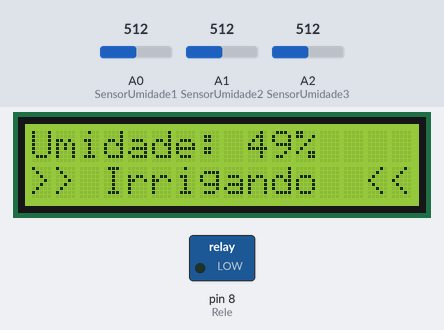
Bench run of a sketch on a simulated Arduino Uno, built with avr-gcc and run on an emulated ATmega328P. Shown: 16×2 character LCD, switched loads named in the sketch (green lamp = pin HIGH). The inputs (shaded band) are chosen by the test bench; at power-on: A0 (SensorUmidade1) = 512, A1 (SensorUmidade2) = 512, A2 (SensorUmidade3) = 512. What the sketch prints to the serial monitor is not drawn.

Above: at 4.8 s.
4.9 s: A0 (SensorUmidade1) set to 488
At 6.3 s:
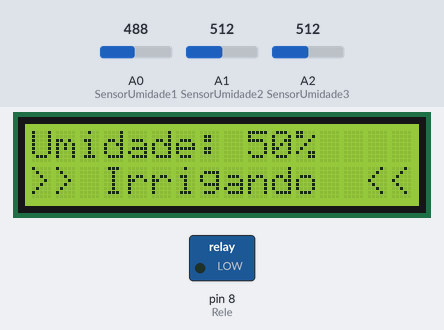
7.6 s: A0 (SensorUmidade1) set to 470
At 8.1 s:
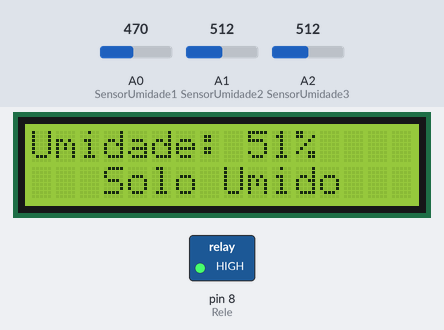
10.3 s: A1 (SensorUmidade2) set to 490
At 12.8 s:
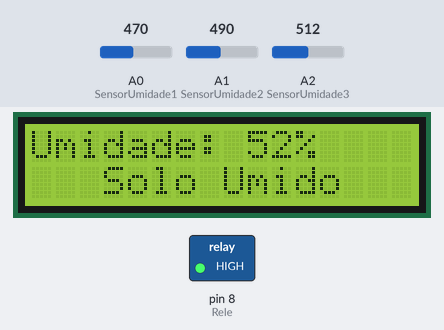
13.2 s: A2 (SensorUmidade3) set to 553
At 14.5 s:
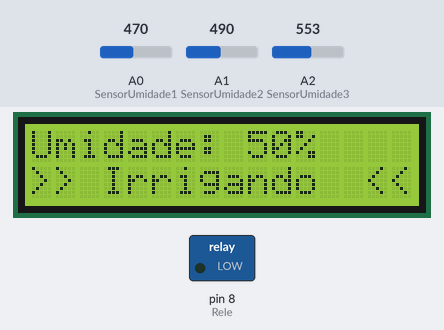
15.9 s: A2 (SensorUmidade3) set to 716
At 18.9 s:
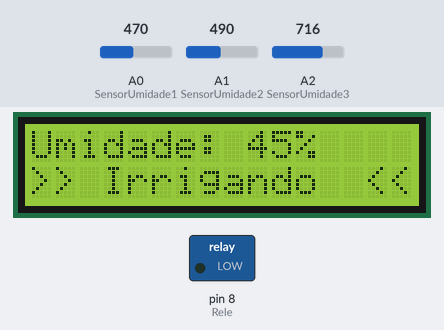
19.2 s: A1 (SensorUmidade2) set to 510
At 20.9 s:
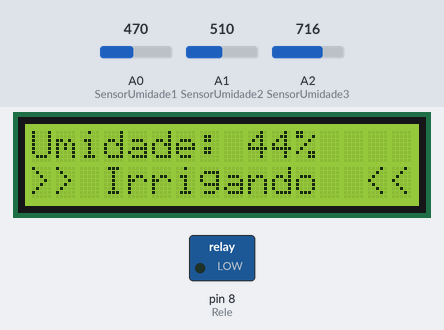
Timing chart, 0 to 22.4 s (numbered marks = the images above; inputs shaded):
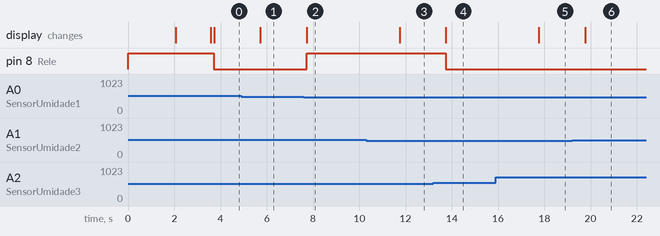

Measured:
- the behaviour switches between 479 and 478 on A0 (SensorUmidade1) (found by bisection; images 1 and 2)
- the behaviour switches between 542 and 543 on A2 (SensorUmidade3) (found by bisection; images 3 and 4)
- after the input at 4.9 s, the display: changes after 0.83 s (image 1)
- after the input at 7.6 s, pin 8 (Rele): LOW → HIGH after 0.13 s; the display: changes after 0.13 s (image 2)
- after the input at 10.3 s, the display: changes after 1.4 s (image 3)
- after the input at 13.2 s, pin 8 (Rele): HIGH → LOW after 0.55 s; the display: changes after 0.55 s (image 4)
- after the input at 15.9 s, the display: changes after 1.9 s (image 5)
- after the input at 19.2 s, the display: changes after 0.57 s (image 6)

The sketch:

code.ino
```cpp
/*
  ============================================
  SISTEMA DE IRRIGAÇÃO AUTOMÁTICA - v2.0
  ============================================

  Projeto para canteiro com 3 sensores de umidade.
  Utiliza média aritmética das leituras para maior precisão.

  FUNÇÕES DO ARDUINO UTILIZADAS:
  - pinMode(pino, modo): Define se o pino é entrada (INPUT) ou saída (OUTPUT)
  - digitalWrite(pino, valor): Escreve HIGH (5V) ou LOW (0V) no pino digital
  - analogRead(pino): Lê valor analógico de 0 a 1023 (0V a 5V)
  - delay(ms): Pausa a execução pelo tempo em milissegundos
  - Serial.begin(baud): Inicializa comunicação serial com velocidade definida
  - Serial.println(): Imprime dados no Monitor Serial com quebra de linha

  FUNÇÕES DA BIBLIOTECA LiquidCrystal.h:
  - LCD.begin(colunas, linhas): Inicializa o LCD com dimensões especificadas
  - LCD.setCursor(coluna, linha): Move o cursor para posição indicada (0-indexed)
  - LCD.print(texto): Escreve texto ou valor na posição atual do cursor
  - LCD.clear(): Limpa toda a tela e move cursor para posição (0,0)
*/

#include <LiquidCrystal.h>

// ============ CONFIGURAÇÃO DOS PINOS ============

// Pinos do LCD (RS, E, D4, D5, D6, D7)
LiquidCrystal LCD(7, 6, 5, 4, 3, 2);

// Pinos dos sensores de umidade (analógicos)
const int SensorUmidade1 = A0;
const int SensorUmidade2 = A1;
const int SensorUmidade3 = A2;

// Pino do módulo relé (digital)
const int Rele = 8;

// ============ CONFIGURAÇÃO DE PARÂMETROS ============

// Limite de umidade: valores ACIMA indicam solo seco
// Sensor: FC-28 / YL-38 / YL-69 - Higrômetro de Solo (resistivo)
// Funciona por condução: duas hastes metálicas detectam umidade
// - Solo úmido: água conduz entre as hastes = valor BAIXO (0-400)
// - Solo seco: sem condução = valor ALTO (600-1023)
// AJUSTE ESTE VALOR conforme calibração do seu sensor
const int UmidadeLimite = 500;

// ============ VARIÁVEIS GLOBAIS ============

int valorSensor1;
int valorSensor2;
int valorSensor3;
int mediaUmidade;

// ============ FUNÇÃO SETUP ============

void setup()
{
  // Inicializa comunicação serial para debug no Monitor Serial
  Serial.begin(9600);

  // Configura o pino do relé como saída
  pinMode(Rele, OUTPUT);

  // Desativa o relé inicialmente (HIGH = relé desligado em módulos com lógica invertida)
  digitalWrite(Rele, HIGH);

  // Inicializa o LCD com 16 colunas e 2 linhas
  LCD.begin(16, 2);

  // ===== MENSAGEM DE BOAS-VINDAS =====
  LCD.setCursor(0, 0);
  LCD.print("  Bem-vindo ao  ");
  LCD.setCursor(0, 1);
  LCD.print(" Irriga Smart! ");
  delay(2000);

  LCD.clear();
  LCD.setCursor(0, 0);
  LCD.print("  Iniciando...");
  LCD.setCursor(0, 1);
  LCD.print("   Sensores OK");
  delay(1500);

  LCD.clear();

  // Mensagem no Serial Monitor
  Serial.println("=================================");
  Serial.println("Sistema de Irrigacao Iniciado");
  Serial.println("3 Sensores Ativos - Media Ativa");
  Serial.println("=================================");
}

// ============ FUNÇÃO LOOP ============

void loop()
{
  // Leitura dos 3 sensores de umidade
  valorSensor1 = analogRead(SensorUmidade1);
  valorSensor2 = analogRead(SensorUmidade2);
  valorSensor3 = analogRead(SensorUmidade3);

  // Calcula a média aritmética das leituras
  mediaUmidade = (valorSensor1 + valorSensor2 + valorSensor3) / 3;

  // Converte para porcentagem (0-100%) - valores invertidos
  // 0 = muito seco, 100 = muito úmido
  int porcentagem = map(mediaUmidade, 1023, 0, 0, 100);
  porcentagem = constrain(porcentagem, 0, 100);

  // Exibe informações no Serial Monitor
  Serial.print("S1: ");
  Serial.print(valorSensor1);
  Serial.print(" | S2: ");
  Serial.print(valorSensor2);
  Serial.print(" | S3: ");
  Serial.print(valorSensor3);
  Serial.print(" | Media: ");
  Serial.print(mediaUmidade);
  Serial.print(" | ");
  Serial.print(porcentagem);
  Serial.println("%");

  // Exibe no LCD
  LCD.setCursor(0, 0);
  LCD.print("Umidade: ");
  LCD.print(porcentagem);
  LCD.print("%   ");

  // Verifica se o solo está seco (valor alto = seco)
  if (mediaUmidade > UmidadeLimite)
  {
    // Solo seco - Liga a irrigação
    digitalWrite(Rele, LOW);

    LCD.setCursor(0, 1);
    LCD.print(">> Irrigando  <<");

    Serial.println("*** BOMBA LIGADA ***");
  }
  else
  {
    // Solo úmido - Desliga a irrigação
    digitalWrite(Rele, HIGH);

    LCD.setCursor(0, 1);
    LCD.print("   Solo Umido   ");

    Serial.println("Bomba desligada");
  }

  // Aguarda 2 segundos para próxima leitura
  delay(2000);
}
```
